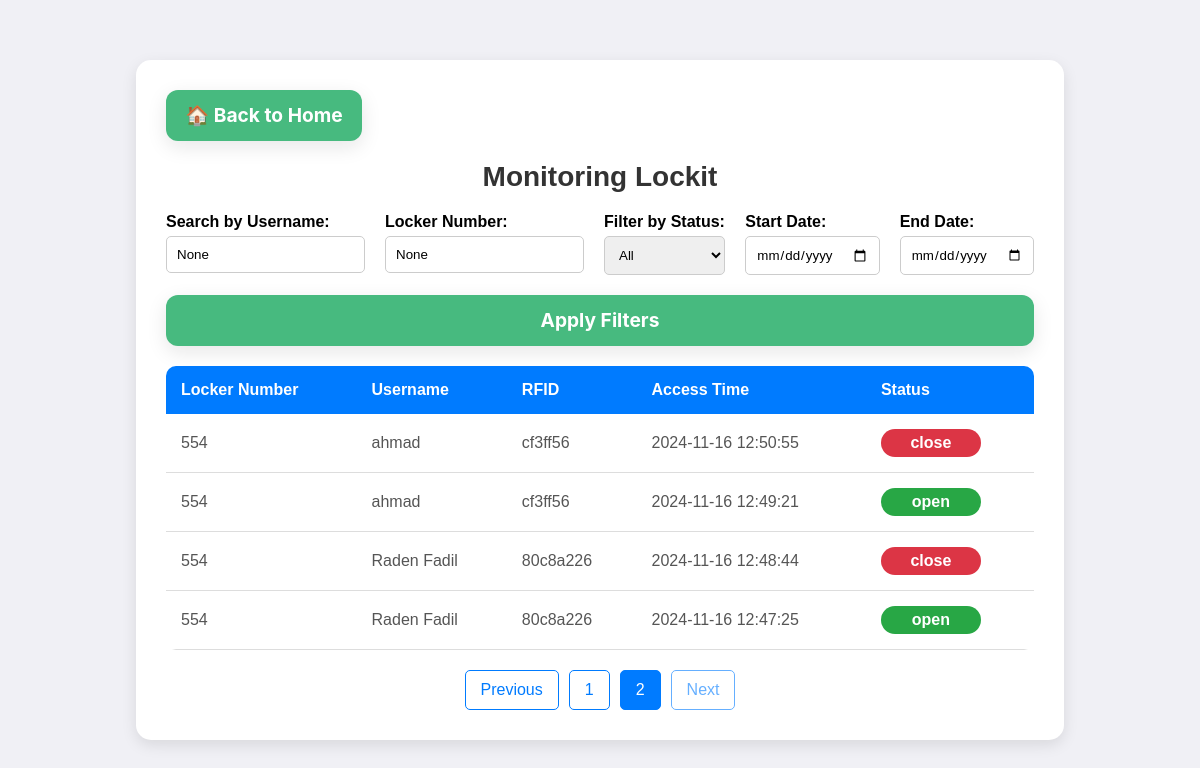
Page /monitoring?page=2 on the committed database.
### tables this page shows
CREATE TABLE access_logs (
        id INTEGER PRIMARY KEY AUTOINCREMENT,
        user_id INTEGER,
        locker_id INTEGER,
        access_time DATETIME DEFAULT CURRENT_TIMESTAMP,
        action TEXT NOT NULL,  -- action bisa 'open' atau 'close'
        FOREIGN KEY (user_id) REFERENCES users(id),
        FOREIGN KEY (locker_id) REFERENCES lockers(id)
    );

CREATE TABLE lockers (
        id INTEGER PRIMARY KEY AUTOINCREMENT,
        locker_number TEXT NOT NULL UNIQUE,
        status TEXT NOT NULL DEFAULT 'available',  -- status bisa 'available' atau 'occupied'
        user_id INTEGER, last_heartbeat TIMESTAMP,
        FOREIGN KEY (user_id) REFERENCES users(id)
    );

CREATE TABLE users (
        id INTEGER PRIMARY KEY AUTOINCREMENT,
        username TEXT NOT NULL UNIQUE,
        pin TEXT NOT NULL,  -- Kolom PIN
        rfid_tag TEXT NOT NULL UNIQUE,
        created_at DATETIME DEFAULT CURRENT_TIMESTAMP
    );

### app.py (the view)
@app.route('/monitoring', methods=['GET'])
def monitoring():
    user_filter = request.args.get('user')
    status_filter = request.args.get('status')
    start_date = request.args.get('start_date')
    end_date = request.args.get('end_date')
    locker_number_filter = request.args.get('locker_number')  # New locker number filter
    page = request.args.get('page', default=1, type=int)  # Current page, default is 1
    per_page = 8  # Max data per page
    base_query = '''
    SELECT lockers.locker_number, users.username, users.rfid_tag, access_logs.access_time, access_logs.action
    FROM access_logs
    JOIN users ON access_logs.user_id = users.id
    JOIN lockers ON access_logs.locker_id = lockers.id
    WHERE 1=1
    '''
    count_query = '''
    SELECT COUNT(*)
    FROM access_logs
    JOIN users ON access_logs.user_id = users.id
    JOIN lockers ON access_logs.locker_id = lockers.id
    WHERE 1=1
    '''
    conditions = []
    params = []
    if user_filter:
        conditions.append("users.username = ?")
        params.append(user_filter)
    if status_filter:
        if status_filter.lower() == 'open':
            conditions.append("access_logs.action = 'open'")
        elif status_filter.lower() == 'close':
            conditions.append("access_logs.action = 'close'")
    if start_date:
        conditions.append("access_logs.access_time >= ?")
        params.append(start_date + " 00:00:00")
    if end_date:
        conditions.append("access_logs.access_time <= ?")
        params.append(end_date + " 23:59:59")
    if locker_number_filter:
        conditions.append("lockers.locker_number = ?")
        params.append(locker_number_filter)
    if conditions:
        condition_str = " AND " + " AND ".join(conditions)
        base_query += condition_str
        count_query += condition_str
    base_query += " ORDER BY access_logs.access_time DESC LIMIT ? OFFSET ?"
    params_for_data_query = params + [per_page, (page - 1) * per_page]
    conn = get_db_connection()
    cursor = conn.cursor()
    cursor.execute(base_query, params_for_data_query)
    records = cursor.fetchall()
    cursor.execute(count_query, params)
    total_records = cursor.fetchone()[0]
    conn.close()
    total_pages = (total_records + per_page - 1) // per_page
    monitoring_data = []
    for record in records:
        locker_number, username, rfid_tag, access_time, action = record
        monitoring_data.append({
            'locker_number': locker_number,
            'username': username,
            'rfid_tag': rfid_tag,
            'access_time': access_time,
            'action': action
        })
    return render_template('monitoring.html',
                           monitoring_data=monitoring_data,
                           page=page,
                           total_pages=total_pages)

### app.py (called while the page is built)
def get_db_connection():
    conn = sqlite3.connect('smart_locker.db')
    conn.row_factory = sqlite3.Row
    return conn

### templates/monitoring.html (shortened to what this page needs)
<!DOCTYPE html>
<html lang="en">
<head>
</head>
<body>
    <div class="container">
        <div class="back-button">
            <a href="/index"><button class="button-35">🏠 Back to Home</button></a>
        </div>
        <h1>Monitoring Lockit</h1>
        <form method="GET" action="/monitoring">
            <div>
                <label for="user">Search by Username:</label>
                <input type="text" id="user" name="user" placeholder="Enter username" value="{{ request.args.get('user') }}">
            </div>
            <div>
                <label for="locker_number">Locker Number:</label>
                <input type="text" id="locker_number" name="locker_number" placeholder="Enter locker number" value="{{ request.args.get('locker_number') }}">
            </div>
            <div>
                <label for="status">Filter by Status:</label>
                <select id="status" name="status">
                    <option value="">All</option>
                </select>
            </div>
            <div>
                <label for="start_date">Start Date:</label>
                <input type="date" id="start_date" name="start_date" value="{{ request.args.get('start_date') }}">
            </div>
            <div>
                <label for="end_date">End Date:</label>
                <input type="date" id="end_date" name="end_date" value="{{ request.args.get('end_date') }}">
            </div>
            <div>
                <button class="button-35" type="submit">Apply Filters</button>
            </div>
        </form>
        <table>
            <thead>
                <tr>
                    <th>Locker Number</th>
                    <th>Username</th>
                    <th>RFID</th>
                    <th>Access Time</th>
                    <th>Status</th>
                </tr>
            </thead>
            <tbody>
                {% for data in monitoring_data %}
                <tr>
                    <td>{{ data.locker_number }}</td>
                    <td>{{ data.username }}</td>
                    <td>{{ data.rfid_tag }}</td>
                    <td>{{ data.access_time }}</td>
                    <td>
                        <span class="status-label
                            {% if data.action == 'open' %}status-open
                            {% elif data.action == 'close' %}status-closed
                            {% else %}status-in-use{% endif %}">
                            {{ data.action }}
                        </span>
                    </td>
                </tr>
                {% endfor %}
            </tbody>
        </table>
        <div class="pagination">
            {% if page > 1 %}
                <a href="?page={{ page - 1 }}{% if request.query_string %}&{{ request.query_string|safe }}{% endif %}">Previous</a>
            {% else %}
                <a class="disabled">Previous</a>
            {% endif %}
            {% for p in range(1, total_pages + 1) %}
                <a href="?page={{ p }}{% if request.query_string %}&{{ request.query_string|safe }}{% endif %}" class="{% if page == p %}active{% endif %}">
                    {{ p }}
                </a>
            {% endfor %}
            {% if page < total_pages %}
                <a href="?page={{ page + 1 }}{% if request.query_string %}&{{ request.query_string|safe }}{% endif %}">Next</a>
            {% else %}
                <a class="disabled">Next</a>
            {% endif %}
        </div>
    </div>
</body>
</html>
</html>

### templates/monitoring.html (style rules this page uses)
* { margin: 0; padding: 0; box-sizing: border-box; font-family: 'Arial', sans-serif; }
body { background-color: #f0f0f5; display: flex; justify-content: center; align-items: center; min-height: 100vh; padding: 20px; }
.container { background-color: #fff; padding: 30px; border-radius: 15px; box-shadow: 0 5px 15px rgba(0, 0, 0, 0.1); width: 80%; max-width: 1200px; }
h1 { text-align: center; margin-bottom: 20px; color: #333; font-size: 28px; }
.back-button { margin-bottom: 20px; }
.button-35 { align-items: center; background-color: #47BA7F; border-radius: 12px; box-shadow: transparent 0 0 0 3px, rgba(18, 18, 18, .1) 0 6px 20px; box-sizing: border-box; color: white; cursor: pointer; display: inline-flex; flex: 1 1 auto; font-family: Inter, sans-serif; font-size: 1.2rem; font-weight: 700; justify-content: center; line-height: 1; margin: 0; outline: none; padding: 1rem 1.2rem; text-align: center; text-decoration: none; transition: box-shadow .2s, -webkit-box-shadow .2s; white-space: nowrap; border: 0; user-select: none; -webkit-user-select: none; touch-action: manipulation; }
form { margin-bottom: 20px; display: flex; gap: 20px; flex-wrap: wrap; }
form div { flex: 1; display: flex; flex-direction: column; }
form label { margin-bottom: 5px; font-weight: bold; }
form input, form select { padding: 10px; border-radius: 5px; border: 1px solid #ccc; }
table { width: 100%; border-collapse: collapse; border-radius: 10px; overflow: hidden; }
thead { background-color: #007bff; color: white; }
th, td { padding: 15px; text-align: left; }
tbody tr { border-bottom: 1px solid #ddd; transition: background-color 0.3s; }
td { color: #555; }
.status-label { display: inline-block; padding: 5px 10px; border-radius: 20px; font-weight: bold; text-align: center; color: white; width: 100px; }
.status-open { background-color: #28a745; }
.status-closed { background-color: #dc3545; }
.pagination { margin-top: 20px; display: flex; justify-content: center; gap: 10px; }
.pagination a { padding: 10px 15px; border: 1px solid #007bff; color: #007bff; text-decoration: none; border-radius: 5px; }
.pagination a.active { background-color: #007bff; color: white; }
.pagination a.disabled { pointer-events: none; opacity: 0.6; }

### rows in the picture
access_logs: locker_number "554", username "ahmad", rfid_tag "cf3ff56", access_time "2024-11-16 12:50:55", action "close"
access_logs: locker_number "554", username "ahmad", rfid_tag "cf3ff56", access_time "2024-11-16 12:49:21", action "open"
access_logs: locker_number "554", username "Raden Fadil", rfid_tag "80c8a226", access_time "2024-11-16 12:48:44", action "close"
access_logs: locker_number "554", username "Raden Fadil", rfid_tag "80c8a226", access_time "2024-11-16 12:47:25", action "open"

### other values in the picture
{{ p }} "1" "2"
